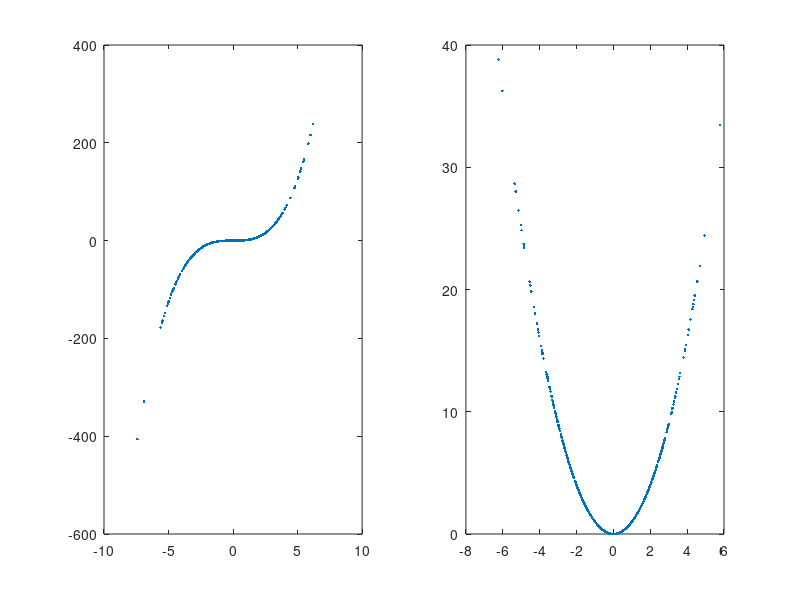

The MATLAB source for this figure: (Note: this script raises an error after producing the figure.)
clear
close all

addpath('tensor_toolbox-master/')

%% Create Tensor
N1 = 10;
N2 = 10;
N3 = 1e3;

% first rank 1 tensor components
w1 = rand(1,N1);
v1 = rand(1,N2);
x = randn(N2,N3); % N2 inputs to multivariate polynomial function, N3 operating points
z1 = v1*x; % argument of h -> h(z)
h1 = z1.^3; % smooth h when sorted on z
% h1 = rand(1,N3); % random h

% second rank 1 tensor components
w2 = rand(1,N1);
v2 = rand(1,N2);
z2 = v2*x; % argument of h -> h(z), using same inputs 'x' as in the first rank 1 tensor
h2 = z2.^2; % smooth h when sorted on z
% h1 = rand(1,N3); % random h

figure
subplot(121)
plot(z1,h1,'.')
subplot(122)
plot(z2,h2,'.')

% outer product -> rank 1 tensor
T1 = zeros(N1,N2,N3);
T2 = zeros(N1,N2,N3);

for i=1:N1
    for j=1:N2
        for k=1:N3
            T1(i,j,k) = w1(i)*v1(j)*h1(k);
            T2(i,j,k) = w2(i)*v2(j)*h2(k);
        end
    end
end

% rank 2 tensor
T = T1+T2;

% reshuffle T and x %
s = RandStream('mlfg6331_64'); 
Index = datasample(s,1:N3,N3,'Replace',false); % draw random sequence

T_shuffle = zeros(size(T));
for shuffle = 1: N3
    T_shuffle(:,:,shuffle) = T(:,:,Index(shuffle)); % reshuffle the tensor in the third dimension given the random sequence
end
x_shuffle = x(:,Index); % reshuffle the inputs accoringly

%% Compute decomposition

% define filter operators
F1 = eye(N1);
F2 = eye(N2);

% second order central difference
F3 = toeplitz([-2 1 zeros(1,N3-2)],[-2 1 zeros(1,N3-2)]);
% F3 = F3*(-1); % to ensure positive definite
%F3 = eye(N3);


maxiter = 100;
r = 2;

[W,V,H,gains,iterations,Approx,W1,W2,W3,store_k_loops] = succR1_SW_dynamic_W(T,r,F1,F2,F3,x,maxiter);
% [W,V,H,gains,iterations,Approx] = succR1_SW_JD(T,r);
H = H.*repmat(gains',N3,1); % scale one of the singular vectors with the singular value

Z = V.'*x;

figure
subplot(121)
plot(Z(1,:),H(:,1),'r.')
subplot(122)
plot(Z(2,:),H(:,2),'r.')

T_approx = zeros(N1,N2,N3);

for i=1:N1
    for j=1:N2
        for k=1:N3
            T_approx_1(i,j,k) = W(i,1)*V(j,1)*H(k,1);
            T_approx_2(i,j,k) = W(i,2)*V(j,2)*H(k,2);
        end
    end
end
T_approx = T_approx_1+T_approx_2;

rel_err = frob(T_approx-T)/frob(T)
figure, plot(db(store_k_loops))
% shuffled Tensor %
[W_sh,V_sh,H_sh,gains,iterations,Approx] = succR1_SW_dynamic_W(T_shuffle,r,F1,F2,F3,x_shuffle,maxiter);
H_sh = H_sh.*repmat(gains.',N3,1);

Z_sh = V_sh.'*x_shuffle;

figure
subplot(121)
plot(Z_sh(1,:),H_sh(:,1),'r.')
subplot(122)
plot(Z_sh(2,:),H_sh(:,2),'r.')






